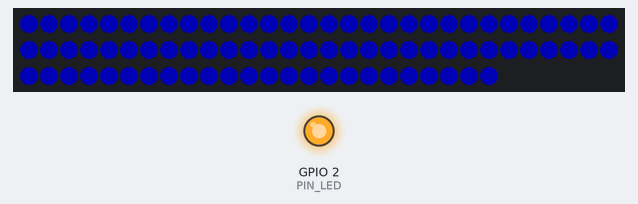
This sketch was run on a simulated ESP32. Parts: 84 RGB LEDs in strip order, left to right, continuing on the next row, output pins drawn as LEDs (lit = HIGH). Dim RGB values are drawn brighter than linear; WiFi joins after 1.5 s; servers stay silent unless stated; the local clock reads 2024-03-15 10:24:30 at power-on unless the sketch sets it; what the sketch prints to the serial monitor is not drawn.

Above: at 0.1 s.
At 2.6 s:
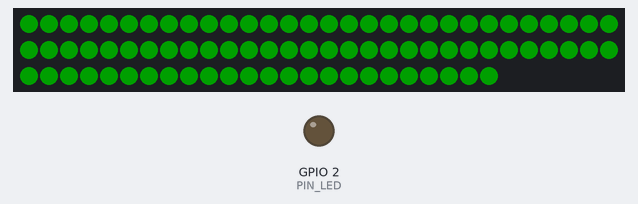
At 4.72 s:
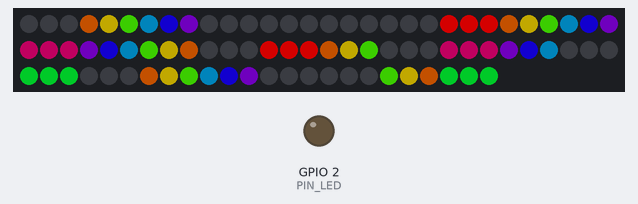
At 39.12 s:
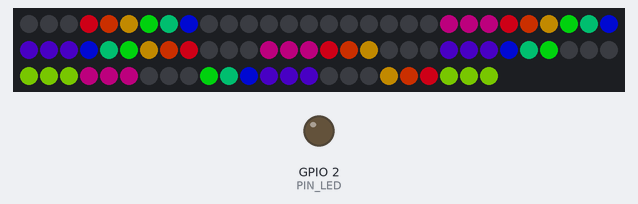
Timing chart, 0 to 40.0 s (numbered marks = the images above):
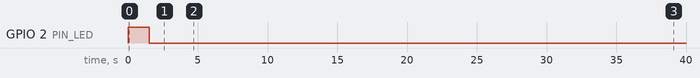

Measured:
- what the display in image 1 shows lasts 0.5 s, from 2.6 s to 3.1 s

The sketch:

CyberDigitClock.ino
```cpp
#include "wifi.h"

#include "globals.h"
#include "char.h"
#include "seg.h"
#include "anims.h"

void setup() {
  Serial.begin(115200);

  // tell FastLED about the LED strip configuration
  FastLED.addLeds<LED_TYPE,DATA_PIN,COLOR_ORDER>(leds, NUM_LEDS).setCorrection(TypicalLEDStrip);

  // set master brightness control
  FastLED.setBrightness(BRIGHTNESS);

  // fill_rainbow(rainbow, RAINBOW_COUNT, 0, 256 / RAINBOW_COUNT);
  fill_solid(leds, NUM_LEDS, CRGB::Blue);
  FastLED.show();
  FastLED.delay(10);

  wifi_setup();

  //init and get the time
  configTime(gmtOffset_sec, daylightOffset_sec, ntpServer);
  printLocalTime();
}

uint8_t res = 0;
void loop() {
  res = show_time();
  if(res == 2)
  {
    x_wipe_i = 0;
    x_wipe_dir = 1;
    while(!do_x_wipe()){}
  }
  else if(res == 3)
  {
    snake_i = 0;
    snake_dir = 1;
    while(!do_snake()){}
  }

  check_wifi_status();
}
```

anims.h
```cpp
#include "globals.h"
#include "char.h"

#define Y_RAINBOW_COUNT MATRIX_Y
CRGB y_rainbow[Y_RAINBOW_COUNT];
uint8_t m_y_count = 0;

void fill_y_rainbow(){
  static uint8_t x, y;
  fill_rainbow(y_rainbow, Y_RAINBOW_COUNT, m_y_count, 256 / Y_RAINBOW_COUNT);

  for(y=0; y<MATRIX_Y; y++){
    for(x=0; x<MATRIX_X; x++){
      if(_char_matrix[y][x] >= 0){
        leds[_char_matrix[y][x]] = y_rainbow[y];
      }
    }
  }
}

#define X_RAINBOW_COUNT MATRIX_X
CRGB x_rainbow[X_RAINBOW_COUNT];
uint8_t m_x_count = 0;

int8_t snake_i = 0;
int8_t snake_dir = 1;
bool do_snake()
{
  static uint8_t i;
  fill_y_rainbow();
  m_y_count += 3;

  for(i=0; i<NUM_LEDS; i++){
    if(i == snake_i){ leds[i] = leds[i]; } //basically a no-op
    else if(i == (snake_i - 1*snake_dir)){ leds[i] = leds[i].nscale8_video(192); }
    else if(i == (snake_i - 2*snake_dir)){ leds[i] = leds[i].nscale8_video(128); }
    else if(i == (snake_i - 3*snake_dir)){ leds[i] = leds[i].nscale8_video(96); }
    else if(i == (snake_i - 4*snake_dir)){ leds[i] = leds[i].nscale8_video(64); }
    else { leds[i] = OFF; }
  }

  FastLED.show();
  FastLED.delay(26);

  snake_i+=snake_dir;
  if(snake_i >= NUM_LEDS + 6){snake_dir = -1; snake_i = NUM_LEDS;}
  if(snake_i < -5){snake_dir = 1; snake_i = 0; return true;}
  return false;
}

void fill_row(int8_t row, CRGB color){
  static int8_t x;
  for(x=0; x<MATRIX_X; x++){
    leds[_char_matrix[row][x]] = color;
  }
}

int8_t y_wipe_i = 0;
int8_t y_wipe_dir = 1;
bool do_y_wipe(){
  static uint8_t y;
  fill_rainbow(y_rainbow, Y_RAINBOW_COUNT, m_y_count, 256 / Y_RAINBOW_COUNT);

  for(y=0; y<MATRIX_Y; y++){
    if(y == y_wipe_i){ fill_row(y, y_rainbow[y]); }
    else if(y == (y_wipe_i - 1*snake_dir)){ fill_row(y, y_rainbow[y].nscale8_video(192)); }
    else if(y == (y_wipe_i - 2*snake_dir)){ fill_row(y, y_rainbow[y].nscale8_video(128)); }
    else if(y == (y_wipe_i - 3*snake_dir)){ fill_row(y, y_rainbow[y].nscale8_video(96)); }
    else if(y == (y_wipe_i - 4*snake_dir)){ fill_row(y, y_rainbow[y].nscale8_video(64)); }
    else { fill_row(y, OFF); }
  }

  FastLED.show();
  FastLED.delay(120);

  y_wipe_i+=y_wipe_dir;
  if(y_wipe_i >= MATRIX_Y + 7){y_wipe_dir = -1; y_wipe_i = MATRIX_Y;}
  if(y_wipe_i < -6){y_wipe_dir = 1; y_wipe_i = 0; return true; }
  return false;
}

void fill_col(int8_t col, CRGB color){
  static int8_t y;
  for(y=0; y<MATRIX_Y; y++){
    leds[_char_matrix[y][col]] = color;
  }
}

int8_t x_wipe_i = 0;
int8_t x_wipe_dir = 1;
bool do_x_wipe(){
  static uint8_t x;
  fill_rainbow(x_rainbow, X_RAINBOW_COUNT, m_x_count, 256 / X_RAINBOW_COUNT);

  for(x=0; x<MATRIX_X; x++){
    if(x == x_wipe_i){ fill_col(x, x_rainbow[x]); }
    else if(x == (x_wipe_i - 1*snake_dir)){ fill_col(x, x_rainbow[x].nscale8_video(192)); }
    else if(x == (x_wipe_i - 2*snake_dir)){ fill_col(x, x_rainbow[x].nscale8_video(128)); }
    else if(x == (x_wipe_i - 3*snake_dir)){ fill_col(x, x_rainbow[x].nscale8_video(96)); }
    else if(x == (x_wipe_i - 4*snake_dir)){ fill_col(x, x_rainbow[x].nscale8_video(64)); }
    else { fill_col(x, OFF); }
  }

  FastLED.show();
  FastLED.delay(26);

  x_wipe_i+=x_wipe_dir;
  if(x_wipe_i >= MATRIX_X + 7){x_wipe_dir = -1; x_wipe_i = MATRIX_X;}
  if(x_wipe_i < -6){x_wipe_dir = 1; x_wipe_i = 0; return true;}
  return false;
}

struct tm timeinfo;
uint8_t h;
int show_time() {
  fill_y_rainbow();
  m_y_count += 3;

  if(!getLocalTime(&timeinfo)){
    Serial.println("Failed to obtain time");
  }

  uint8_t h0 = timeinfo.tm_hour % 10;
  uint8_t h1 = timeinfo.tm_hour / 10;
  uint8_t m0 = timeinfo.tm_min % 10;
  uint8_t m1 = timeinfo.tm_min / 10;
//   uint8_t s0 = timeinfo.tm_sec % 10;
//   uint8_t s1 = timeinfo.tm_sec / 10;

  set_num(0, h1, OFF, true);
  set_num(1, h0, OFF, true);
  set_num(2, m1, OFF, true);
  set_num(3, m0, OFF, true);

  h = timeinfo.tm_hour;
  if(h >= 23 && h < 6) FastLED.setBrightness(24);
  else FastLED.setBrightness(128);
  FastLED.show();
  FastLED.delay(25);

  if(timeinfo.tm_sec == 59)
  {
    if(timeinfo.tm_min == 59)
      return 3;
    else if((timeinfo.tm_min + 1) % 5 == 0)
      return 2;
    else
      return 1;
  }
  else
  {
    return 0;
  }
}
```

char.h
```cpp
#ifndef CHAR_H
#define CHAR_H

#define CHAR_OFFSET 32
#define NUM_START_OFFSET 16
const byte _chars[] = {
    0b00000000, //
    0b00000000, //!
    0b00100010, //"
    0b00000000, //#
    0b00000000, //$
    0b00000000, //%
    0b00000000, //&
    0b00000010, //'
    0b00111001, //(
    0b00001111, //)
    0b00000000, //*
    0b00000000, //+
    0b00000000, //,
    0b01000000, //-
    0b00000000, //.
    0b00000000, ///
    0b00111111, //0
    0b00000110, //1
    0b01011011, //2
    0b01001111, //3
    0b01100110, //4
    0b01101101, //5
    0b01111101, //6
    0b00000111, //7
    0b01111111, //8
    0b01101111, //9
    0b00000000, //:
    0b00000000, //;
    0b00000000, //<
    0b00000000, //=
    0b00000000, //>
    0b00000000, //?
    0b00000000, //@
    0b01110111, //A
    0b01111111, //B
    0b00111001, //C
    0b00111111, //D
    0b01111001, //E
    0b01110001, //F
    0b00111101, //G
    0b01110110, //H
    0b00000110, //I
    0b00011110, //J
    0b01110110, //K
    0b00111000, //L
    0b01010101, //M
    0b01010100, //N
    0b00111111, //O
    0b01110011, //P
    0b01100111, //Q
    0b01110111, //R
    0b01101101, //S
    0b00110001, //T
    0b00111110, //U
    0b01110010, //V
    0b01111110, //W
    0b01010010, //X
    0b01101110, //Y
    0b01011011, //Z
    0b00111001, //[
    0b00000000, // <backslash>
    0b00001111, //]
    0b00000000, //^
    0b00001000, //_
    0b00100000, //`
    0b01011111, //a
    0b01111100, //b
    0b01011000, //c
    0b01011110, //d
    0b01111011, //e
    0b01110001, //f
    0b01101111, //g
    0b01110100, //h
    0b00000100, //i
    0b00001110, //j
    0b01110100, //k
    0b00110000, //l
    0b01010101, //m
    0b01010100, //n
    0b01011100, //o
    0b01110011, //p
    0b01100111, //q
    0b01010000, //r
    0b01101101, //s
    0b01111000, //t
    0b00011100, //u
    0b01100010, //v
    0b01101010, //w
    0b01010010, //x
    0b01100110, //y
    0b01011011, //z
};

//  000
// 5   1
// 5   1
// 5   1
//  666
// 4   2
// 4   2
// 4   2
//  333

#define MATRIX_X 20
#define MATRIX_Y 9
const byte _char_matrix[MATRIX_Y][MATRIX_X] = {
    {-1,  0,  1,  2, -1,     -1, 21, 22, 23,  -1,     -1, 42, 43, 44,  -1,     -1, 63, 64, 65,  -1},
    {17, -1, -1, -1,  3,     38, -1, -1, -1,  24,     59, -1, -1, -1,  45,     80, -1, -1, -1,  66},
    {16, -1, -1, -1,  4,     37, -1, -1, -1,  25,     58, -1, -1, -1,  46,     79, -1, -1, -1,  67},
    {15, -1, -1, -1,  5,     36, -1, -1, -1,  26,     57, -1, -1, -1,  47,     78, -1, -1, -1,  68},
    {-1, 18, 19, 20, -1,     -1, 39, 40, 41,  -1,     -1, 60, 61, 62,  -1,     -1, 81, 82, 83,  -1},
    {14, -1, -1, -1,  6,     35, -1, -1, -1,  27,     56, -1, -1, -1,  48,     77, -1, -1, -1,  69},
    {13, -1, -1, -1,  7,     34, -1, -1, -1,  28,     55, -1, -1, -1,  49,     76, -1, -1, -1,  70},
    {12, -1, -1, -1,  8,     33, -1, -1, -1,  29,     54, -1, -1, -1,  50,     75, -1, -1, -1,  71},
    {-1, 11, 10,  9, -1,     -1, 32, 31,  30, -1,     -1, 53, 52,  51, -1,     -1, 74, 73,  72, -1},
};

#endif CHAR_H
```

globals.h
```cpp
#ifndef GLOBALS_H
#define GLOBALS_H

#include <FastLED.h>

FASTLED_USING_NAMESPACE

#include "time.h"

#define DATA_PIN    27
#define LED_TYPE    WS2811
#define COLOR_ORDER GRB
#define NUM_LEDS    21 * 4
#define LED_PER_SEG 3

#define OFF CRGB(0,0,0)

CRGB leds[NUM_LEDS];

// #define RAINBOW_COUNT 10
// CRGB rainbow[RAINBOW_COUNT];

#define BRIGHTNESS          64
#define FRAMES_PER_SECOND  120

const char* ntpServer = "time.windows.com";
const long  gmtOffset_sec = -18000;
const int   daylightOffset_sec = 3600;

void printLocalTime()
{
  struct tm timeinfo;
  if(!getLocalTime(&timeinfo)){
    Serial.println("Failed to obtain time");
    return;
  }
  Serial.println(&timeinfo, "%A, %B %d %Y %H:%M:%S");
}

#endif GLOBALS_H
```

seg.h
```cpp
#include "globals.h"
#include "char.h"

void set_seg(uint8_t chr_i, uint8_t seg_i, CRGB color) {
   fill_solid(leds +(chr_i * LED_PER_SEG * 7) + (seg_i*LED_PER_SEG), LED_PER_SEG, color);
}

void set_char_raw(uint8_t i, byte c, CRGB color, bool transparent) {
  static byte x;
  static CRGB color_val;
  for(x=0; x < 7; x++){
    if(transparent){
      if((c & _BV(x)) == 0){
        set_seg(i, x, OFF);
      }
    }
    else {
      set_seg(i, x, (c & _BV(x)) ? color : OFF);
    }
  }
}

void set_char_raw(uint8_t i, byte c, CRGB color) {
  set_char_raw(i, c, color, false);
}

void set_char(uint8_t i, char c, CRGB color, bool transparent) {
  static byte c_val = 0;

  c_val = byte(c);
  if (c_val < 32 || c_val > 122) { return; } // out of range
  c_val = _chars[c_val - CHAR_OFFSET];

  set_char_raw(i, c_val, color, transparent);
}

void set_char(uint8_t i, char c, CRGB color) {
  set_char(i, c, color, false);
}

void set_num(uint8_t i, uint8_t n, CRGB color, bool transparent) {
    if(n < 0 || n > 9) return; // only single digits please!
    set_char_raw(i, _chars[n + NUM_START_OFFSET], color, transparent);
}

void set_num(uint8_t i, uint8_t n, CRGB color) {
    set_num(i, n, color, false);
}
```

wifi.h
```cpp
#include "globals.h"
#include <esp_wifi.h>
#include <WiFi.h>
#include <WiFiClient.h>

#define ESP_getChipId()   ((uint32_t)ESP.getEfuseMac())

#define LED_ON      HIGH
#define LED_OFF     LOW

// SSID and PW for Config Portal
String ssid = "CyberClock";

// SSID and PW for your Router
String Router_SSID;
String Router_Pass;

// Use false if you don't like to display Available Pages in Information Page of Config Portal
// Comment out or use true to display Available Pages in Information Page of Config Portal
// Must be placed before #include <ESP_WiFiManager.h>
#define USE_AVAILABLE_PAGES     true

#include <ESP_WiFiManager.h>    //v1.0.7 - https://github.com/khoih-prog/ESP_WiFiManager

// Onboard LED I/O pin on NodeMCU board
const int PIN_LED = 2; // D4 on NodeMCU and WeMos. GPIO2/ADC12 of ESP32. Controls the onboard LED.

void heartBeatPrint(void)
{
  static int num = 1;

  if (WiFi.status() == WL_CONNECTED)
    Serial.print("C");        // C means connected to WiFi
  else
    Serial.print("D");        // D means not connected to WiFi

  if (num == 80)
  {
    Serial.println();
    num = 1;
  }
  else if (num++ % 10 == 0)
  {
    Serial.print(" ");
  }
}

#define HEARTBEAT_INTERVAL    10000L
void check_wifi_status()
{
  static ulong checkstatus_timeout = 0;
  // Print hearbeat every HEARTBEAT_INTERVAL (10) seconds.
  if ((millis() > checkstatus_timeout) || (checkstatus_timeout == 0))
  {
    heartBeatPrint();
    checkstatus_timeout = millis() + HEARTBEAT_INTERVAL;
  }
}

// For some unknown reason webserver can only be started once per boot up
// so webserver can not be used again in the sketch.
#define WIFI_CONNECT_TIMEOUT        60000L
#define WHILE_LOOP_DELAY            200L
#define WHILE_LOOP_STEPS            (WIFI_CONNECT_TIMEOUT / ( 3 * WHILE_LOOP_DELAY ))

void wifi_setup()
{
  // btStop(); // turn of BT because it interfers with my logitech remote

  pinMode(PIN_LED, OUTPUT);
  unsigned long startedAt = millis();

  digitalWrite(PIN_LED, LED_ON); // turn the LED on to tell us we are in configuration mode.

  //Local intialization. Once its business is done, there is no need to keep it around
  // Use this to default DHCP hostname to ESP8266-XXXXXX or ESP32-XXXXXX
  ESP_WiFiManager ESP_wifiManager;

  ESP_wifiManager.setMinimumSignalQuality(-1);
  // Set static IP, Gateway, Subnetmask, DNS1 and DNS2. New in v1.0.5
  ESP_wifiManager.setSTAStaticIPConfig(IPAddress(192, 168, 2, 2), //IP
                                       IPAddress(192, 168, 2, 1),   //Gateway
                                       IPAddress(255, 255, 255, 0), //Subnet Mask
                                       IPAddress(192, 168, 2, 1),   //DNS1
                                       IPAddress(8, 8, 8, 8));      //DNS2

  // We can't use WiFi.SSID() in ESP32as it's only valid after connected.
  // SSID and Password stored in ESP32 wifi_ap_record_t and wifi_config_t are also cleared in reboot
  // Have to create a new function to store in EEPROM/SPIFFS for this purpose
  Router_SSID = ESP_wifiManager.WiFi_SSID();
  Router_Pass = ESP_wifiManager.WiFi_Pass();

  //Remove this line if you do not want to see WiFi password printed
  Serial.println("Stored: SSID = " + Router_SSID + ", Pass = " + Router_Pass);

  //Check if there is stored WiFi router/password credentials.
  //If not found, device will remain in configuration mode until switched off via webserver.
  Serial.println("Opening configuration portal.");
  Serial.println("Please connect to 192.168.2.1");

  if (Router_SSID != "")
  {
    ESP_wifiManager.setConfigPortalTimeout(60); //If no access point name has been previously entered disable timeout.
    Serial.println("Timeout 60s");
  }
  else
    Serial.println("No timeout");

  // SSID to uppercase
  ssid.toUpperCase();

  fill_solid(leds, NUM_LEDS, CRGB::Blue);
  FastLED.show();
  FastLED.delay(10);

  //it starts an access point
  //and goes into a blocking loop awaiting configuration
  if (!ESP_wifiManager.startConfigPortal((const char *) ssid.c_str(), NULL))
    Serial.println("Not connected to WiFi but continuing anyway.");
  else
    Serial.println("WiFi connected... \\o/ :)");

  digitalWrite(PIN_LED, LED_OFF); // Turn led off as we are not in configuration mode.

  fill_solid(leds, NUM_LEDS, CRGB::Purple);
  FastLED.show();
  FastLED.delay(10);

  startedAt = millis();

  while ( (WiFi.status() != WL_CONNECTED) && (millis() - startedAt < WIFI_CONNECT_TIMEOUT ) )
  {
    WiFi.mode(WIFI_STA);
    WiFi.persistent (true);
    // We start by connecting to a WiFi network

    Serial.print("Connecting to ");
    Serial.println(Router_SSID);

    WiFi.begin(Router_SSID.c_str(), Router_Pass.c_str());

    int i = 0;
    while ((!WiFi.status() || WiFi.status() >= WL_DISCONNECTED) && i++ < WHILE_LOOP_STEPS)
    {
      delay(WHILE_LOOP_DELAY);
    }
  }

  Serial.print("After waiting ");
  Serial.print((millis() - startedAt) / 1000);
  Serial.print(" secs more in setup(), connection result is ");

  CRGB status_color = CRGB::Green;
  if (WiFi.status() == WL_CONNECTED)
  {
    Serial.print("connected. Local IP: ");
    Serial.println(WiFi.localIP());
  }
  else
  {
    Serial.print("Failed to connect.");
    status_color = CRGB::Red;
  }


  fill_solid(leds, NUM_LEDS, status_color);
  FastLED.show();
  FastLED.delay(500);
  fill_solid(leds, NUM_LEDS, CRGB::Black);
  FastLED.show();
  FastLED.delay(500);
  fill_solid(leds, NUM_LEDS, status_color);
  FastLED.show();
  FastLED.delay(500);
  fill_solid(leds, NUM_LEDS, CRGB::Black);
  FastLED.show();
  FastLED.delay(500);
  fill_solid(leds, NUM_LEDS, status_color);
  FastLED.show();
  FastLED.delay(500);
  fill_solid(leds, NUM_LEDS, CRGB::Black);
  FastLED.show();
  FastLED.delay(500);
}
```
